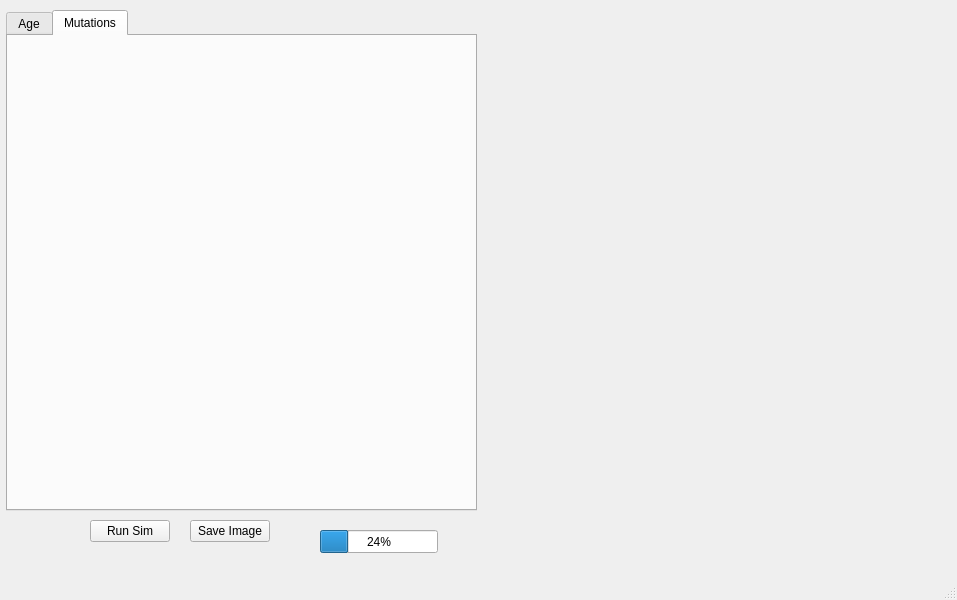
<?xml version="1.0" encoding="UTF-8"?>
<ui version="4.0">
 <class>MainWindow</class>
 <widget class="QMainWindow" name="MainWindow">
  <property name="geometry">
   <rect>
    <x>0</x>
    <y>0</y>
    <width>957</width>
    <height>600</height>
   </rect>
  </property>
  <property name="windowTitle">
   <string>MainWindow</string>
  </property>
  <widget class="QWidget" name="centralwidget">
   <widget class="QLabel" name="label">
    <property name="geometry">
     <rect>
      <x>481</x>
      <y>40</y>
      <width>471</width>
      <height>471</height>
     </rect>
    </property>
    <property name="text">
     <string/>
    </property>
    <property name="scaledContents">
     <bool>false</bool>
    </property>
   </widget>
   <widget class="QPushButton" name="btn_runsim">
    <property name="geometry">
     <rect>
      <x>90</x>
      <y>520</y>
      <width>80</width>
      <height>22</height>
     </rect>
    </property>
    <property name="text">
     <string>Run Sim</string>
    </property>
   </widget>
   <widget class="QPushButton" name="btn_saveimg">
    <property name="geometry">
     <rect>
      <x>190</x>
      <y>520</y>
      <width>80</width>
      <height>22</height>
     </rect>
    </property>
    <property name="text">
     <string>Save Image</string>
    </property>
   </widget>
   <widget class="QTabWidget" name="tabWidget">
    <property name="geometry">
     <rect>
      <x>6</x>
      <y>10</y>
      <width>471</width>
      <height>501</height>
     </rect>
    </property>
    <property name="currentIndex">
     <number>1</number>
    </property>
    <widget class="QWidget" name="tab">
     <attribute name="title">
      <string>Age</string>
     </attribute>
     <widget class="QWidget" name="widget" native="true">
      <property name="geometry">
       <rect>
        <x>0</x>
        <y>0</y>
        <width>471</width>
        <height>471</height>
       </rect>
      </property>
      <widget class="QCustomPlot" name="age_plot" native="true">
       <property name="geometry">
        <rect>
         <x>0</x>
         <y>0</y>
         <width>461</width>
         <height>461</height>
        </rect>
       </property>
      </widget>
     </widget>
    </widget>
    <widget class="QWidget" name="tab_2">
     <attribute name="title">
      <string>Mutations</string>
     </attribute>
     <widget class="QWidget" name="widget_2" native="true">
      <property name="geometry">
       <rect>
        <x>0</x>
        <y>0</y>
        <width>471</width>
        <height>471</height>
       </rect>
      </property>
      <widget class="QCustomPlot" name="mutations_plot" native="true">
       <property name="geometry">
        <rect>
         <x>0</x>
         <y>0</y>
         <width>461</width>
         <height>461</height>
        </rect>
       </property>
      </widget>
     </widget>
    </widget>
   </widget>
   <widget class="QProgressBar" name="progressBar">
    <property name="geometry">
     <rect>
      <x>320</x>
      <y>530</y>
      <width>118</width>
      <height>23</height>
     </rect>
    </property>
    <property name="value">
     <number>24</number>
    </property>
   </widget>
  </widget>
  <widget class="QMenuBar" name="menubar">
   <property name="geometry">
    <rect>
     <x>0</x>
     <y>0</y>
     <width>957</width>
     <height>19</height>
    </rect>
   </property>
  </widget>
  <widget class="QStatusBar" name="statusbar"/>
 </widget>
 <customwidgets>
  <customwidget>
   <class>QCustomPlot</class>
   <extends>QWidget</extends>
   <header>QCustomplot/qcustomplot.h</header>
   <container>1</container>
  </customwidget>
 </customwidgets>
 <resources/>
 <connections/>
</ui>
